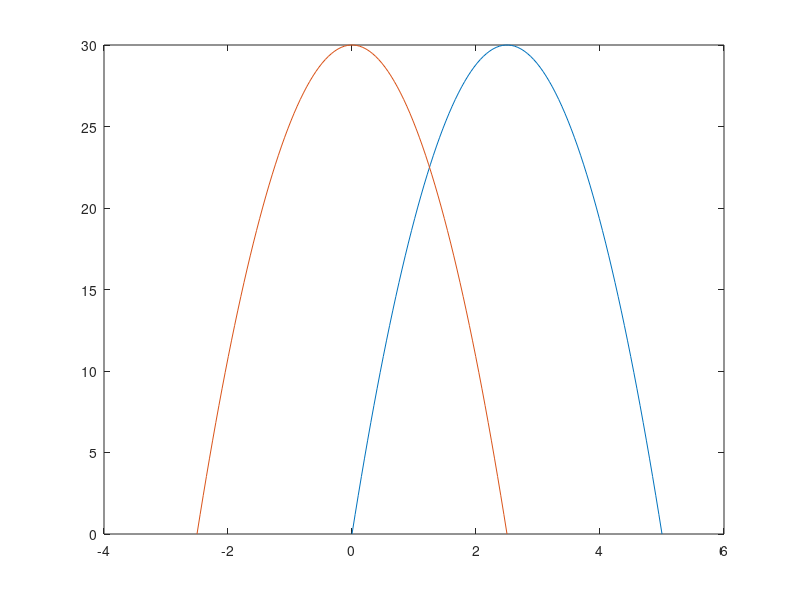

Recreate this plot in MATLAB.
Q = 100;
H = 5 ;

U1 = @(y) 6*Q/(H*H) * ( y - y.^2 / H );
U2 = @(y) 0.75 * Q /(H/2)* (1 - (y/(H/2)).^2 );

X1 = linspace(0,H,100);
Y1 = U1(X1);

X2 = linspace(-H/2,H/2,100);
Y2 = U2(X2);

plot(X1,Y1,X2,Y2);